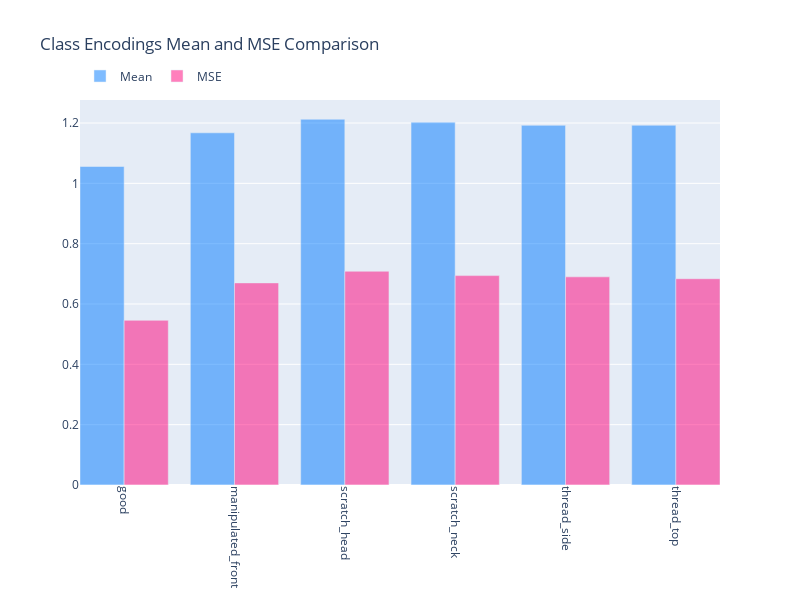

Notebook cell for this chart:
### Markdown cell above
We have loaded the test images, which are categorized into the following classes of screws:

- good: Represents images of screws without any defects or anomalies.
- manipulated_front: Represents images of screws with manipulations or alterations on the front side.
- scratch_head: Represents images of screws with scratches on the head portion.
- scratch_neck: Represents images of screws with scratches on the neck portion.
- thread_side: Represents images of screws with thread-related issues on the side.
- thread_top: Represents images of screws with thread-related issues on the top.

These classes define different types of screw conditions and defects that are relevant for evaluation and testing purposes.

### Code cell
class_encoding = utils.get_class_encodings(baseline_encoder, test_dataset, device)
class_means, class_mses = utils.calculate_class_stats(class_encoding)
utils.plot_class_stats(class_means, class_mses, class_names)

### Figure 1 — Plotly figure (JSON) as saved in the notebook; plotly's stock layout.template omitted (floating-point values rounded to 4 significant figures)
{"data": [{"marker": {"color": "rgba(0, 123, 255, 0.5)"}, "name": "Mean", "type": "bar", "width": 0.4, "x": [-0.2, 0.8, 1.8, 2.8, 3.8, 4.8], "y": [1.056, 1.168, 1.212, 1.203, 1.192, 1.193]}, {"marker": {"color": "rgba(255, 0, 123, 0.5)"}, "name": "MSE", "type": "bar", "width": 0.4, "x": [0.2, 1.2, 2.2, 3.2, 4.2, 5.2], "y": [0.5459, 0.67, 0.7086, 0.6942, 0.69, 0.6838]}], "layout": {"bargap": 0.2, "bargroupgap": 0.1, "barmode": "group", "height": 600, "legend": {"orientation": "h", "x": 0, "y": 1.1}, "title": {"text": "Class Encodings Mean and MSE Comparison"}, "width": 800, "xaxis": {"tickangle": 90, "tickmode": "array", "ticktext": ["good", "manipulated_front", "scratch_head", "scratch_neck", "thread_side", "thread_top"], "tickvals": [0, 1, 2, 3, 4, 5]}}}
